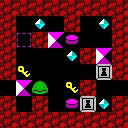

This is a level from a 2D game, rendered from its Tiled map with the project's own tilesets. A one-line summary and the complete map file follow:
An orthogonal 8x8 tile map with 16x16 px tiles, 1 tile layer (Tile layer 1).

<map version="1.0" tiledversion="1.1.5" orientation="orthogonal" renderorder="right-down" width="8" height="8" tilewidth="16" tileheight="16" infinite="0" backgroundcolor="#000000" nextobjectid="1">
 <tileset firstgid="1" source="../editor_tiles.tsx" />
 <layer name="Tile layer 1" width="8" height="8">
  <data encoding="csv">
2,2,2,2,2,2,2,2,
2,0,3,0,2,0,3,2,
2,6,2,7,8,0,0,2,
2,0,0,0,3,2,7,2,
2,5,0,0,0,0,4,2,
0,7,1,0,5,2,0,0,
2,0,2,0,8,4,3,2,
2,2,2,2,2,2,2,2
</data>
 </layer>
</map>
